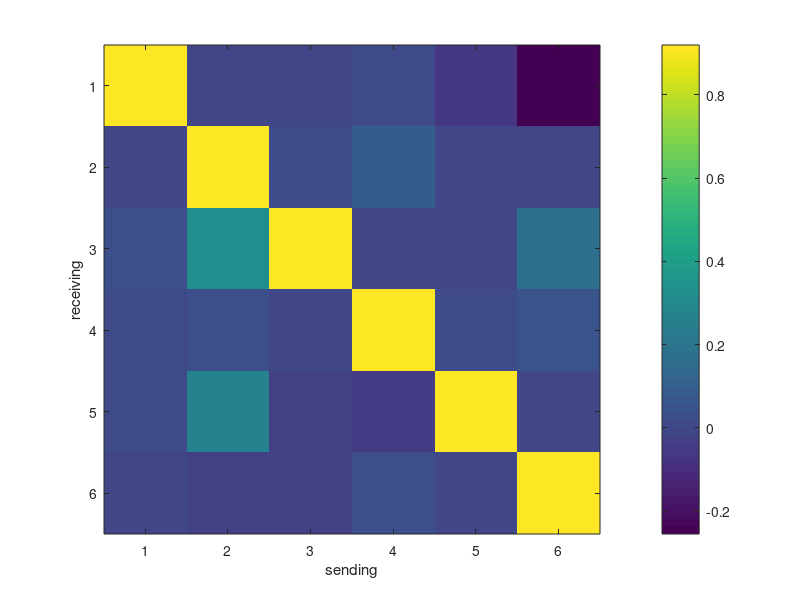
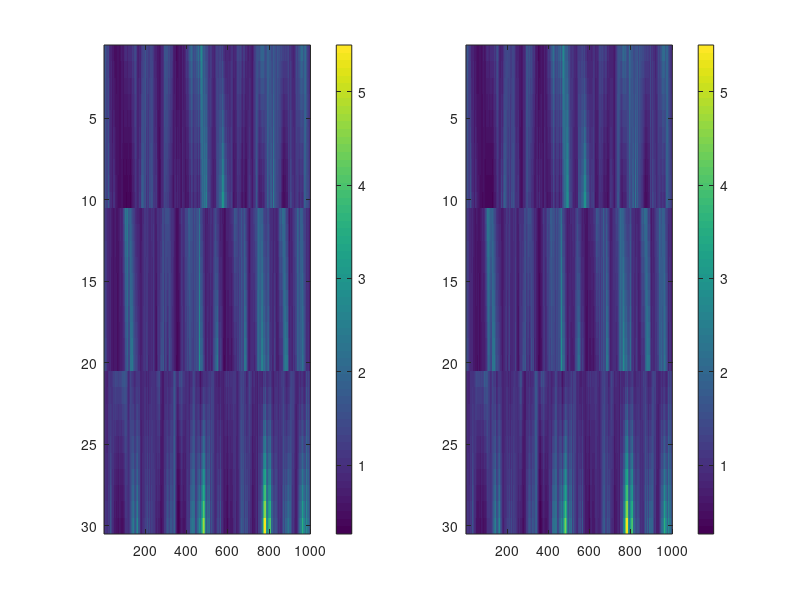

Write the MATLAB code that produced these figures, in order. (Note: this script raises an error after producing the figures.)
addpath(genpath('C:\Users\gaw19004\Documents\GitHub\state-space-clustering'));
% addpath(genpath('D:\github\state-space-clustering'));

%% simulation
rng(1)
n = 10;
nClus = 3;
N = n*nClus;
p = 2;
T = 1000;

Lab = repelem(1:nClus, n);
pLab = repelem(1:nClus, p);

d = randn(n*nClus,1)*0;
C_trans = zeros(N, p*nClus);
C = zeros(N, p);
for k = 1:length(Lab)
    C(k,:) = 2*repmat(sum(Lab(1:k)==Lab(k))/sum(Lab==Lab(k)),1,2)+[-2 1];
    C_trans(k, ((Lab(k)-1)*p+1):(Lab(k)*p)) = C(k,:);
end

X = zeros(p*nClus, T);
x0 = zeros(p*nClus, 1);
Q0 = eye(nClus*p)*1e-2;
X(:,1) = mvnrnd(x0, Q0)';

b1 = ones(p,1)*0;
b2 = ones(p,1)*0;
b3 = ones(p,1)*0;
b = [b1;b2;b3];

Q1 = 1e-3*eye(p);
Q2 = 1e-3*eye(p);
Q3 = 1e-3*eye(p);
Q = blkdiag(Q1, Q2, Q3);

%
A = eye(size(Q,1));
while any(imag(eig(A))==0)
    A= randn(size(Q));
    A = A-diag(diag(A));
    A(squareform(pdist(pLab'))==0)=0;
    A = A./sqrt(sum((A-diag(diag(A))).^2,2))*0.1;
    A = A+eye(size(Q,1))*0.92;
end

% let's generate lambda
logLam = zeros(n*nClus, T);
logLam(:,1) = d + C_trans*X(:,1);

for t=2:T
    X(:, t) = mvnrnd(A*X(:, t-1) + b, Q)';
    logLam(:, t) = d + C_trans*X(:,t);
end

Y = poissrnd(exp(logLam));

% do transformation/ constraint: C'*C = I (not C_trans)
% S1 = {};
% V1 = {};
% for j = 1:nClus
%     latId = id2id(j, p);
%     [~,S1{j},V1{j}] = svd(C_trans(:,latId),0);
% end
% M = sparse(blkdiag(S1{:})*(blkdiag(V1{:}))');

[~, S, V] = svd(C, 0);
Mcore = S*V';
M = kron(eye(nClus), Mcore);

X = M*X;
x0 = M*x0;
Q0 = M*Q0*M';
C = C/Mcore;
C_trans = C_trans/M;
b = M*b;
A = M*A/M;
Q = M*Q*M';


figure(1)
imagesc(A)
colorbar()
xlabel('sending')
ylabel('receiving')

figure(2)
figure(2)
subplot(1,2,1)
imagesc(exp(logLam))
colorbar()
subplot(1,2,2)
imagesc(exp(d + C_trans*X))
colorbar()

figure(3)
clusterPlot(Y, Lab)

figure(4)
subplot(1,3,1)
plot(X(1:p,:)')
subplot(1,3,2)
plot(X(p+1:2*p,:)')
subplot(1,3,3)
plot(X(2*p+1:3*p,:)')

%% pre-setting...
% d is cluster-dependent, but C is not. (maybe let C be cluster-dependent later)
rng(3)
ng = 10000;

X_fit = zeros(nClus*p, T, ng);
mud_fit = zeros(nClus, ng);
sig2d_fit = zeros(nClus, ng);
d_fit = zeros(N, nClus, ng);
K_fit = zeros(N, p, ng);
C_fit = zeros(N, p, ng);
x0_fit = zeros(nClus*p, ng);
A_fit = zeros(nClus*p, nClus*p, ng);
b_fit = zeros(nClus*p, ng);
Q_fit = zeros(nClus*p, nClus*p, ng);

% priors...
Q0 = eye(nClus*p)*1e-2;

% priors for initial (x0)
mux00 = zeros(nClus*p, 1);
Sigx00 = eye(nClus*p);

% prior for K: C = K*(K'*K)^{-1/2}
% just each entry of K is i.i.d. N(0,1)

% prior for d
nud0 = 1;
sig2d0 = 1e-2;
deltad0 = 0;
k0 = 1;

% prior for linear dyanmics (b, A, Q)
BA0_all = [zeros(nClus*p,1) eye(nClus*p)]';
Lamb0 = eye(nClus*p + 1);
Psi0 = eye(p)*1e-4;
nu0 = p+2;

% initials...
% a0 = nud0/2;
% b0 = nud0*sig2d0/2;
% 1./gamrnd(a0, 1/b0, nClus, 1);
sig2d_fit(:,1) = ones(nClus,1)*1e-2;
mud_fit(:,1) = zeros(nClus,1);
d_fit(:,:,1) = zeros(N,nClus);

K_fit(:,:,1) = randn(N, p);
C_fit(:,:,1) = K_fit(:,:,1)/(sqrtm(K_fit(:,:,1)'*K_fit(:,:,1)));
C_tmp = zeros(N, p*nClus);
for k = 1:length(Lab)
    C_tmp(k, id2id(Lab(k), p)) = C_fit(k,:,1);
end

A_fit(:,:,1) = eye(nClus*p);
b_fit(:,1) = zeros(nClus*p, 1);
Q_fit(:,:,1) = eye(nClus*p)*1e-4;

x0_fit(:,1) = lsqr(C_tmp,(log(mean(Y(:,1:10),2))-d_fit(:,1)));
[X_fit(:,:,1),~,~] = ppasmoo_poissexp_v2(Y,C_tmp,d_fit(:,1),...
    x0_fit(:,1),Q0,A_fit(:,:,1),b_fit(:,1),Q_fit(:,:,1));

%% MCMC
optdK.M=1;
optdK.Madapt=0;
epsilon = 0.01;
burnIn = round(ng/10);
flg = 0;
nX = numel(X_fit(:,:,1));

for g = 2:ng
    
    % disp(g)
    
    % (1) update X_fit
    d_raw = d_fit(:,:,g-1);
    I = (1 : size(d_raw, 1)) .';
    k = sub2ind(size(d_raw), I, Lab');
    d_tmp = d_raw(k);
    C_tmp = zeros(N, p*nClus);
    for k = 1:length(Lab)
        C_tmp(k, id2id(Lab(k), p)) = C_fit(k,:,1);
    end
    
    x0_tmp = x0_fit(:,g-1);
    A_tmp = A_fit(:,:,g-1);
    b_tmp = b_fit(:,g-1);
    Q_tmp = Q_fit(:,:,g-1);
    X_tmp = X_fit(:,:,g-1);
    
    gradHess = @(vecX) gradHessX(vecX, d_tmp, C_tmp, x0_tmp, Q0, Q_tmp, A_tmp, b_tmp, Y);
    [muXvec,~,hess_tmp,~] = newtonGH(gradHess,X_tmp(:),1e-8,1000);
    if(sum(isnan(muXvec)) ~= 0)
        disp('use adaptive smoother initial')
        X_tmp = ppasmoo_poissexp_v2(Y,C_tmp,d_tmp,x0_tmp,Q0,A_tmp,b_tmp,Q_tmp);
        [muXvec,~,hess_tmp,~] = newtonGH(gradHess,X_tmp(:),1e-8,1000);
    end
    
    % use Cholesky decomposition to sample efficiently
    R = chol(-hess_tmp,'lower'); % sparse
    z = randn(length(muXvec), 1) + R'*muXvec;
    Xsamp = R'\z;
    X_fit(:,:,g) = reshape(Xsamp,[], T);
    
    % xnorm_change = norm(X_fit(:,:,g) - X_fit(:,:,g-1), 'fro')/...
    %         norm(X_fit(:,:,g-1), 'fro');
    xnorm_change = norm(X_fit(:,:,g) - X_fit(:,:,g-1), 'fro');
    
    if(g < round(burnIn/10))
        tuneState = 1; % change epsilon
        disp("iter " + g + ": " + xnorm_change + ", changing");
    elseif(flg == 1)
        tuneState = 3; % fix epsilon
        disp("iter " + g + ": " + xnorm_change + ", tuned");
    else
        if(g > burnIn || xnorm_change < sqrt(1e-1*nX))
            tuneState = 2; % tune epsilon
            flg = 1;
            disp("iter " + g + ": " + xnorm_change + ", tuning");
        else
            tuneState = 1; % change epsilon
            disp("iter " + g + ": " + xnorm_change + ", changing");
        end
    end
    
    % (2) update x0_fit
    Sigx0 = inv(inv(Sigx00) + inv(Q0));
    mux0 = Sigx0*(Sigx00\mux00 + Q0\X_fit(:,1,g));
    x0_fit(:,g) = mvnrnd(mux0, Sigx0)';
    
    % (3) update d_fit & C_fit (K_fit)
    % NUTS (no U turn sampler)
    
    lpdf = @(dKvec) dKlpdf(Y, dKvec(1:N), reshape(dKvec((N+1):end), [], p),...
        X_fit(:,:,g-1), Lab, mud_fit(:,g-1), sig2d_fit(:,g-1));
    glpdf = @(dKvec) getGrad(lpdf, dKvec);
    fg=@(dKvec_r) deal(lpdf(dKvec_r'), glpdf(dKvec_r')'); % log density and gradient
    
    dKvec0 = [d_tmp;reshape(K_fit(:,:,g-1),[],1)];
    
    switch tuneState
        case 1
            [dK_NUTS, ~, ~]=hmc_nuts(fg, dKvec0',optdK);
        case 2
            optdK.Madapt=50;
            [dK_NUTS, ~, diagn]=hmc_nuts(fg, dKvec0',optdK);
            epsilon = diagn.opt.epsilonbar;
            optdK.Madapt=0;
        case 3
            optdK.epsilon = epsilon;
            [dK_NUTS, ~, ~]=hmc_nuts(fg, dKvec0',optdK);
    end
    
    % d_fit
    dback_tmp = d_fit(:,:,g);
    I = (1 : N) .';
    k = sub2ind(size(dback_tmp), I, Lab');
    dback_tmp(k) = dK_NUTS(2,1:N)';
    d_fit(:,:,g) = dback_tmp;
    
    % K_fit & C_fit
    K_fit(:,:,g) = reshape(dK_NUTS(2,(N+1):end), [], p);
    C_fit(:,:,g) = K_fit(:,:,g)/(sqrtm(K_fit(:,:,g)'*K_fit(:,:,g)));
    
    % (4) update mud_fit & sig2d_fit
    for l = unique(Lab(:))'
        nj = sum(Lab == l);
        dj = d_fit(Lab == l, l, g);
        dbar = mean(dj);
        kn = k0 + nj;
        
        % sig2d_fit
        alph = (nud0 + nj)/2;
        beta = (nud0*sig2d0 + sum((dj - dbar).^2) +...
            (k0*nj/kn)*((dbar - deltad0)^2))/2;
        sig2d_fit(l, g) = 1/gamrnd(alph, 1/beta);
        
        % mud_fit
        mud_fit(l,g) = normrnd((k0*deltad0 + sum(dj))/kn,...
            sqrt(sig2d_fit(l, g)/kn));
        
        latentId = id2id(l,p);
        % (4)update Q
        Y_BA = X_fit(latentId,2:T,g)';
        X_BA = [ones(T-1,1) X_fit(:,1:(T-1),g)'];
        
        BA0 = BA0_all(:,latentId);
        BAn = (X_BA'*X_BA + Lamb0)\(X_BA'*Y_BA + Lamb0*BA0);
        PsiQ = Psi0 + (Y_BA - X_BA*BAn)'*(Y_BA - X_BA*BAn) +...
            (BAn - BA0)'*Lamb0*(BAn - BA0);
        nuQ = T-1 + nu0;
        Q_fit(latentId,latentId,g) = iwishrnd(PsiQ,nuQ);
        
        % (5) update b_fit & A_fit
        Lambn = X_BA'*X_BA + Lamb0;
        BAvec = mvnrnd(BAn(:), kron(Q_fit(latentId,latentId,g), inv(Lambn)))';
        BAsamp = reshape(BAvec,[], p)';
        b_fit(latentId,g) = BAsamp(:,1);
        A_fit(latentId,:,g) = BAsamp(:,2:end);
    end
    
    figure(1)
    subplot(3,2,1)
    plot(X(1:p,:)')
    title('true')
    subplot(3,2,2)
    plot(X_fit(1:p,:,g)')
    title('fit')
    subplot(3,2,3)
    plot(X(p+1:2*p,:)')
    subplot(3,2,4)
    plot(X_fit(p+1:2*p,:,g)')
    subplot(3,2,5)
    plot(X(2*p+1:3*p,:)')
    subplot(3,2,6)
    plot(X_fit(2*p+1:3*p,:,g)')
end

save('C:\Users\gaw19004\Desktop\LDS_backup\new2\lds_NUTS_CCI_all.mat')

%%

d_norm = zeros(g-1, 1);
C_norm_fro = zeros(g-1, 1);
b_norm = zeros(g-1, 1);
A_norm_fro = zeros(g-1, 1);
X_norm_fro = zeros(g-1, 1);

for k = 1:g-1
    d_norm(k) = norm(d_fit(:,:,k), 'fro');
    C_norm_fro(k) = norm(C_fit(:,:,k), 'fro');
    b_norm(k) = norm(b_fit(:,k));
    A_norm_fro(k) = norm(A_fit(:,:,k), 'fro');
    X_norm_fro(k) = norm(X_fit(:,:,k), 'fro');
end

figure
plot(X_norm_fro)
title("Frobenius norm of X, dim: " + nClus*p + "\times" + T)


figure
subplot(2,2,1)
plot(d_norm)
title('norm of d')
subplot(2,2,2)
plot(C_norm_fro)
title('Frobenius norm of C')
subplot(2,2,3)
plot(b_norm)
title('norm of b')
subplot(2,2,4)
plot(A_norm_fro)
title('Frobenius norm of A')

%%
% idx = round(ng/2):ng;
idx = 3000:6000;



figure
subplot(1,3,1)
plot(d,sum(mean(d_fit(:,:,idx), 3),2),'rx');
ylabel('estimate')
title('d')
C_fit_mean = mean(C_fit(:,:,idx), 3);
subplot(1,3,2)
plot(sum(C_trans(:,1:p:end), 2),C_fit_mean(:,1),'rx');
title('1st column of C')
xlabel('true')
subplot(1,3,3)
plot(sum(C_trans(:,2:p:end), 2),C_fit_mean(:,2),'rx');
title('2nd column of C')
sgtitle('No Update of Prior')



subplot(1,2,1)
imagesc(exp(C_trans*X + d))
cLim = caxis;
title('true')
colorbar()
subplot(1,2,2)
C_tmp = zeros(N, p*nClus);
for k = 1:length(Lab)
    C_tmp(k, id2id(Lab(k), p)) = C_fit_mean(k,:);
end
imagesc(exp(C_tmp*mean(X_fit(:,:,idx), 3) + sum(mean(d_fit(:,:,idx), 3),2)))
set(gca,'CLim',cLim)
title('fit')
colorbar()



figure
subplot(3,2,1)
plot(X(1:p,:)')
title('true')
subplot(3,2,2)
plot(mean(X_fit(1:p,:,idx), 3)')
title('fit')
subplot(3,2,3)
plot(X(p+1:2*p,:)')
subplot(3,2,4)
plot(mean(X_fit(p+1:2*p,:,idx), 3)')
subplot(3,2,5)
plot(X(2*p+1:3*p,:)')
subplot(3,2,6)
plot(mean(X_fit(2*p+1:3*p,:,idx), 3)')



